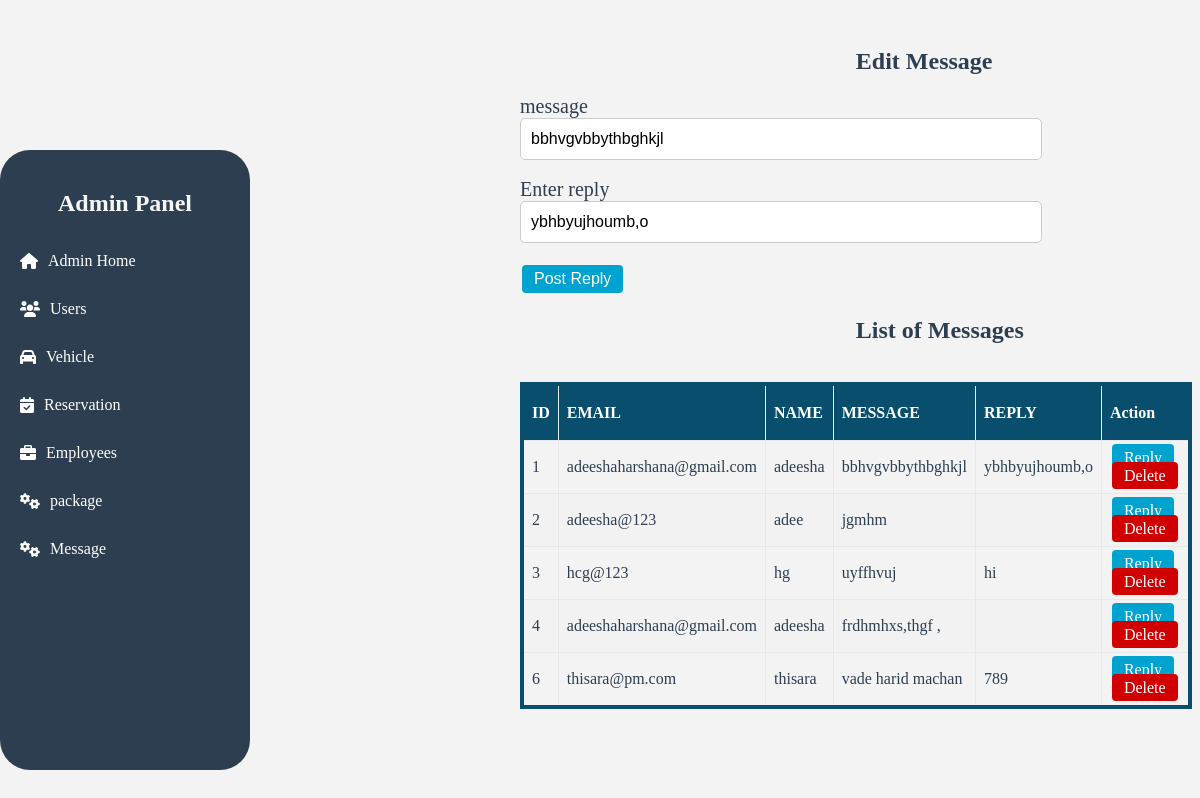
The app's page /adminMessage.php?edit_id=1 with its own data.
### tables this page shows
CREATE TABLE `feedback` (
  `email` varchar(32) NOT NULL,
  `name` varchar(20) NOT NULL,
  `message` varchar(100) NOT NULL,
  `messageID` int(20) NOT NULL,
  `reply` varchar(100) NOT NULL
);

### adminMessage.php (the view, shortened to what this page needs)
<?php
    include("adminSidebar.php");
    require_once 'database.php';
    if (isset($_GET['edit_id'])) {
        $messageid = $_GET['edit_id'];
        $sql = "SELECT * FROM feedback WHERE messageID = '$messageid'";
        $result = mysqli_query($conn, $sql);
        if ($row = mysqli_fetch_assoc($result)) {
            $message = $row['message'];
            $reply = $row['reply'];
        }
    }
?>
<!DOCTYPE html>
<html lang="en">
<head>
    <link rel="stylesheet" href="style\adminUser.css">
</head>
<body>
<div class="container" id="form-container">
    <h2>Edit Message</h2>
    <form method="post" action="">
        <div class="inputs">
            <label for="admin_name">message</label><br>
            <input type="text" name="message" id="name" value="<?php echo isset($message) ? $message : '';?>" readonly><br><br>
            <label for="admin_username">Enter reply</label><br>
            <input type="text" name="reply" id="username" value="<?php echo isset($reply) ? $reply : ''; ?>" required><br><br>
                <button type="submit" name="update" class="button" id="btn">Post Reply</button>
        </div>
    </form>
</div>
    <div class="container" id="table-container">
    <h2>List of Messages</h2>
    <br>
    <table class="table">
        <thead>
            <tr>
                <th>ID</th>
                <th>EMAIL</th>
                <th>NAME</th>
                <th>MESSAGE</th>
                <th>REPLY</th>
                <th>Action</th>
            </tr>
        </thead>
        <tbody>
        <?php
        $query = "SELECT * FROM feedback";
        $query_run = mysqli_query($conn, $query);
        if (mysqli_num_rows($query_run) > 0) {
            while ($row = mysqli_fetch_assoc($query_run)) {
                ?>
                <tr>
                    <td><?php echo $row['messageID']; ?></td>
                    <td><?php echo $row['email']; ?></td>
                    <td><?php echo $row['name']; ?></td>
                    <td><?php echo $row['message']; ?></td>
                    <td><?php echo $row['reply']; ?></td>
                    <td>
                        <a class='button' id='btn1' href='adminMessage.php?edit_id=<?php echo $row['messageID']; ?>'>Reply</a>
                        <a class='button' id='btn2' href='adminMessage.php?delete_id=<?php echo $row['messageID']; ?>' onclick="return confirm('Are you sure you want to delete this message');">Delete</a>
                    </td>
                </tr>
                <?php
            }
        } else {
            echo "<tr><td colspan='8'>No record found</td></tr>";
        }
        ?>
        </tbody>
    </table>
</div>
</body>
</html>

### style/adminPanel.css (style rules this page uses)
body { font-family: "Arial", sans-serif; color: #2c3e50; padding: 0; display: inline-block; margin-left: 500px; padding: 20px; background-color: #f7f7f7; min-height: 100vh; }
a { pointer-events: auto; }

### style/adminUser.css (style rules this page uses)
body { background-color: #ebebeb98; font-family: poppins; }
.table { font-family: poppins; border-collapse: collapse; width: 100%; margin-left: auto; margin-right: auto; border: 4px solid rgb(10, 78, 109); }
#table-container { margin-bottom: 0px; width: 100%; }
.table td, th { border: 1px solid #e5e9eb; padding: 8px; height: 30px; }
.table tr:nth-child(even) { background-color: #f2f2f2; }
.table th { padding-top: 12px; padding-bottom: 12px; text-align: left; background-color: rgb(10, 78, 109);; color: white; }
.button { border-radius: 4px; border: none; padding: 5px 12px; text-align: center; text-decoration: none; font-size: 16px; margin: 4px 2px; cursor: pointer; }
#btn , #btn1 { background-color: rgb(0, 163, 208); color: rgb(255, 255, 255); }
#btn2 { background-color: rgb(208, 0, 0); color: rgb(255, 255, 255); }
.container h2 { padding-left: 50%; }
label { font-size: 20px; padding-top: 10px; }
input { width: 500px; height: 20px; padding: 10px; font-size: 16px; border: 1px solid #ccc; border-radius: 5px; }

### records on screen
feedback: message "bbhvgvbbythbghkjl", reply "ybhbyujhoumb,o", messageID "1", email "adeeshaharshana@gmail.com", name "adeesha"
feedback: messageID "2", email "adeesha@123", name "adee", message "jgmhm"
feedback: messageID "3", email "hcg@123", name "hg", message "uyffhvuj", reply "hi"
feedback: messageID "4", email "adeeshaharshana@gmail.com", name "adeesha", message "frdhmhxs,thgf ,"
feedback: messageID "6", email "thisara@pm.com", name "thisara", message "vade harid machan", reply "789"
